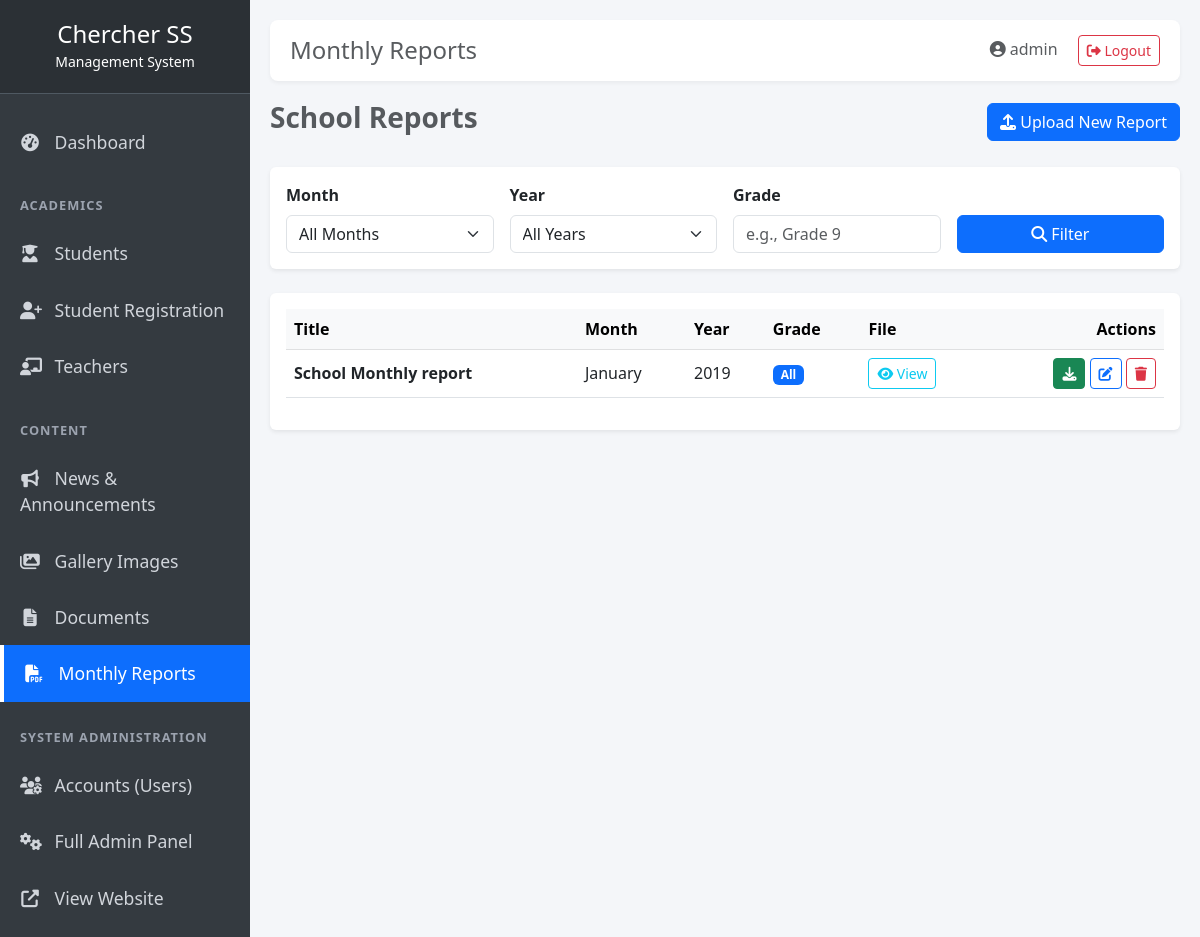
Screenshot of /dashboard/reports/ (signed in) with the database file from the repository.
### reports/models.py (models this page shows, shortened)
class MonthlyReport(models.Model):
    MONTHS = [
        ('January', 'January'), ('February', 'February'), ('March', 'March'),
        ('April', 'April'), ('May', 'May'), ('June', 'June'),
        ('July', 'July'), ('August', 'August'), ('September', 'September'),
        ('October', 'October'), ('November', 'November'), ('December', 'December')
    ]
    title = models.CharField(max_length=200, help_text="e.g., Grade 9 Term 1 Report")
    month = models.CharField(max_length=20, choices=MONTHS)
    year = models.CharField(max_length=4, help_text="e.g., 2026")
    grade = models.CharField(max_length=50, blank=True, help_text="e.g., Grade 9 (leave blank for all)")
    file = models.FileField(upload_to='reports/', help_text="Upload PDF or Excel file")
    allow_download = models.BooleanField(
        default=False,
        help_text="Allow public visitors to download this report. Leave unchecked for view-only access."
    )
    uploaded_at = models.DateTimeField(auto_now_add=True)
    class Meta:
        ordering = ['-year', '-month']
        verbose_name_plural = "Monthly Reports"

### dashboard/views.py (the view)
# urls.py: path('reports/', views.manage_reports, name='manage_reports'),
@login_required
def manage_reports(request):
    reports = MonthlyReport.objects.all()
    month = request.GET.get('month')
    year = request.GET.get('year')
    grade = request.GET.get('grade')
    if month:
        reports = reports.filter(month=month)
    if year:
        reports = reports.filter(year=year)
    if grade:
        reports = reports.filter(grade__icontains=grade)
    years = MonthlyReport.objects.values_list('year', flat=True).distinct().order_by('-year')
    return render(request, 'dashboard/manage_reports.html', {
        'reports': reports,
        'selected_month': month,
        'selected_year': year,
        'selected_grade': grade,
        'years': years,
    })

### dashboard/templates/dashboard/manage_reports.html (shortened to what this page needs)
{% extends "dashboard_base.html" %}
{% block page_title %}Monthly Reports{% endblock %}
{% block content %}
<div class="d-flex justify-content-between align-items-center mb-4">
    <h3 class="fw-bold text-muted">School Reports</h3>
    <a href="/admin/reports/monthlyreport/add/" class="btn btn-primary"><i class="fas fa-upload"></i> Upload New Report</a>
</div>
<div class="card border-0 shadow-sm mb-4">
    <div class="card-body">
        <form method="get" class="row g-3 align-items-end">
            <div class="col-md-3">
                <label class="form-label fw-bold">Month</label>
                <select name="month" class="form-select">
                    <option value="">All Months</option>
                </select>
            </div>
            <div class="col-md-3">
                <label class="form-label fw-bold">Year</label>
                <select name="year" class="form-select">
                    <option value="">All Years</option>
                </select>
            </div>
            <div class="col-md-3">
                <label class="form-label fw-bold">Grade</label>
                <input type="text" name="grade" class="form-control" placeholder="e.g., Grade 9" value="{{ selected_grade|default:'' }}">
            </div>
            <div class="col-md-3">
                <button type="submit" class="btn btn-primary w-100"><i class="fas fa-search"></i> Filter</button>
            </div>
        </form>
    </div>
</div>
<div class="card border-0 shadow-sm">
    <div class="card-body">
        <div class="table-responsive">
            <table class="table table-hover align-middle">
                <thead class="table-light">
                    <tr>
                        <th>Title</th>
                        <th>Month</th>
                        <th>Year</th>
                        <th>Grade</th>
                        <th>File</th>
                        <th class="text-end">Actions</th>
                    </tr>
                </thead>
                <tbody>
                    {% for report in reports %}
                    <tr>
                        <td class="fw-bold">{{ report.title }}</td>
                        <td>{{ report.month }}</td>
                        <td>{{ report.year }}</td>
                        <td><span class="badge bg-primary">{{ report.grade|default:"All" }}</span></td>
                        <td>
                            <a href="{{ report.file.url }}" class="btn btn-sm btn-outline-info" target="_blank"><i class="fas fa-eye"></i> View</a>
                        </td>
                        <td class="text-end">
                            <a href="{{ report.file.url }}" class="btn btn-sm btn-success" download><i class="fas fa-download"></i></a>
                            <a href="/admin/reports/monthlyreport/{{ report.id }}/change/" class="btn btn-sm btn-outline-primary"><i class="fas fa-edit"></i></a>
                            <a href="{% url 'dashboard:delete_report' report.id %}" class="btn btn-sm btn-outline-danger" onclick="return confirm('Delete this report?');"><i class="fas fa-trash"></i></a>
                        </td>
                    </tr>
                    {% empty %}
                    <tr>
                        <td colspan="6" class="text-center text-muted py-4">No reports uploaded yet.</td>
                    </tr>
                    {% endfor %}
                </tbody>
            </table>
        </div>
    </div>
</div>
{% endblock %}

### templates/dashboard_base.html (shortened to what this page needs)
<!DOCTYPE html>
<html lang="en">
<head>
    <link href="https://cdn.jsdelivr.net/npm/bootstrap@5.3.0/dist/css/bootstrap.min.css" rel="stylesheet">
    <link rel="stylesheet" href="https://cdnjs.cloudflare.com/ajax/libs/font-awesome/6.4.0/css/all.min.css">
</head>
<body>
    <div id="wrapper">
        <nav id="sidebar">
            <div class="sidebar-header">
                <h4 class="mb-0">Chercher SS</h4>
                <small>Management System</small>
            </div>
            <ul class="components">
                <li>
                    <a href="/dashboard/" class="{% if request.path == '/dashboard/' %}active{% endif %}">
                        <i class="fas fa-tachometer-alt"></i> Dashboard
                    </a>
                </li>
                <div class="sidebar-heading mt-3">Academics</div>
                <li>
                    <a href="/dashboard/students/" class="{% if request.path == '/dashboard/students/' %}active{% endif %}">
                        <i class="fas fa-user-graduate"></i> Students
                    </a>
                </li>
                <li>
                    <a href="/dashboard/registrations/" class="{% if request.path == '/dashboard/registrations/' %}active{% endif %}">
                        <i class="fas fa-user-plus"></i> Student Registration
                    </a>
                </li>
                <li>
                    <a href="/dashboard/teachers/" class="{% if request.path == '/dashboard/teachers/' %}active{% endif %}">
                        <i class="fas fa-chalkboard-teacher"></i> Teachers
                    </a>
                </li>
                <div class="sidebar-heading mt-3">Content</div>
                <li>
                    <a href="/dashboard/news/" class="{% if request.path == '/dashboard/news/' %}active{% endif %}">
                        <i class="fas fa-bullhorn"></i> News & Announcements
                    </a>
                </li>
                <li>
                    <a href="/dashboard/gallery/" class="{% if request.path == '/dashboard/gallery/' %}active{% endif %}">
                        <i class="fas fa-images"></i> Gallery Images
                    </a>
                </li>
                <li>
                    <a href="/dashboard/documents/" class="{% if request.path == '/dashboard/documents/' %}active{% endif %}">
                        <i class="fas fa-file-alt"></i> Documents
                    </a>
                </li>
                <li>
                    <a href="/dashboard/reports/" class="{% if request.path == '/dashboard/reports/' %}active{% endif %}">
                        <i class="fas fa-file-pdf"></i> Monthly Reports
                    </a>
                </li>
                <div class="sidebar-heading mt-3">System Administration</div>
                <li>
                    <a href="/dashboard/users/" class="{% if request.path == '/dashboard/users/' %}active{% endif %}">
                        <i class="fas fa-users-cog"></i> Accounts (Users)
                    </a>
                </li>
                <li>
                    <a href="/admin/" target="_blank">
                        <i class="fas fa-cogs"></i> Full Admin Panel
                    </a>
                </li>
                <li>
                    <a href="/" target="_blank">
                        <i class="fas fa-external-link-alt"></i> View Website
                    </a>
                </li>
            </ul>
        </nav>
        <div id="content">
            <div class="top-navbar">
                <h4 class="mb-0 text-muted">{% block page_title %}Dashboard{% endblock %}</h4>
                <div>
                    <span class="me-3 text-muted"><i class="fas fa-user-circle"></i> {{ user.username }}</span>
                    <a href="/logout/" class="btn btn-sm btn-outline-danger"><i class="fas fa-sign-out-alt"></i> Logout</a>
                </div>
            </div>
            {% block content %}{% endblock %}
        </div>
    </div>
</body>
</html>

### templates/dashboard_base.html (style rules this page uses)
body { background-color: #f4f6f9; overflow-x: hidden; }
#wrapper { display: flex; width: 100%; align-items: stretch; }
#sidebar { min-width: 250px; max-width: 250px; background: #343a40; color: #fff; min-height: 100vh; transition: all 0.3s; }
#sidebar .sidebar-header { padding: 20px; background: #2b3035; text-align: center; border-bottom: 1px solid #4f5962; }
#sidebar ul.components { padding: 20px 0; list-style: none; }
#sidebar ul li a { padding: 15px 20px; font-size: 1.1em; display: block; color: #d1d5db; text-decoration: none; transition: 0.3s; }
#sidebar ul li a:hover, #sidebar ul li a.active { color: #fff; background: #0d6efd; border-left: 4px solid #fff; }
#sidebar ul li a i { margin-right: 10px; width: 20px; text-align: center; }
.sidebar-heading { padding: 10px 20px; font-size: 0.8em; color: #9ca3af; text-transform: uppercase; font-weight: bold; letter-spacing: 1px; }
#content { width: 100%; padding: 20px; min-height: 100vh; transition: all 0.3s; }
.top-navbar { background: #fff; padding: 15px 20px; border-radius: 8px; box-shadow: 0 2px 4px rgba(0,0,0,0.05); margin-bottom: 20px; display: flex; justify-content: space-between; align-items: center; }

### rows the page displays
MonthlyReport: title "School Monthly report", month "January", year "2019", grade "All"

### other values shown
{{ user.username }} "admin"
